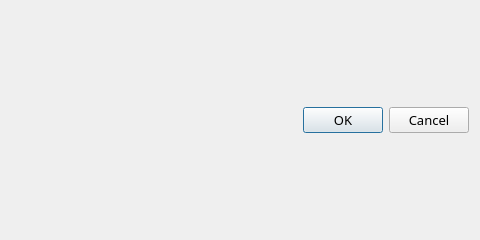
<?xml version="1.0" encoding="UTF-8"?>
<ui version="4.0">
 <class>MessageDialog</class>
 <widget class="QDialog" name="MessageDialog">
  <property name="geometry">
   <rect>
    <x>0</x>
    <y>0</y>
    <width>480</width>
    <height>240</height>
   </rect>
  </property>
  <property name="font">
   <font>
    <family>맑은 고딕</family>
    <pointsize>10</pointsize>
   </font>
  </property>
  <property name="windowTitle">
   <string>Dialog</string>
  </property>
  <layout class="QVBoxLayout" name="verticalLayout_2">
   <item>
    <layout class="QVBoxLayout" name="verticalLayout"/>
   </item>
   <item>
    <widget class="QDialogButtonBox" name="buttonBox">
     <property name="orientation">
      <enum>Qt::Horizontal</enum>
     </property>
     <property name="standardButtons">
      <set>QDialogButtonBox::Cancel|QDialogButtonBox::Ok</set>
     </property>
    </widget>
   </item>
  </layout>
 </widget>
 <resources/>
 <connections>
  <connection>
   <sender>buttonBox</sender>
   <signal>accepted()</signal>
   <receiver>MessageDialog</receiver>
   <slot>accept()</slot>
   <hints>
    <hint type="sourcelabel">
     <x>248</x>
     <y>254</y>
    </hint>
    <hint type="destinationlabel">
     <x>157</x>
     <y>274</y>
    </hint>
   </hints>
  </connection>
  <connection>
   <sender>buttonBox</sender>
   <signal>rejected()</signal>
   <receiver>MessageDialog</receiver>
   <slot>reject()</slot>
   <hints>
    <hint type="sourcelabel">
     <x>316</x>
     <y>260</y>
    </hint>
    <hint type="destinationlabel">
     <x>286</x>
     <y>274</y>
    </hint>
   </hints>
  </connection>
 </connections>
</ui>
